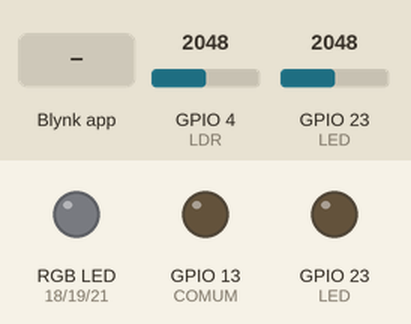
Simulated run of this sketch. Board: ESP32. On the bench: an RGB LED mixed from three pins (HIGH = lit), output pins drawn as LEDs (lit = HIGH). Dashed ring = blinking. Inputs (shaded band) come from the test bench; at power-on: GPIO 4 (LDR) = 2048, GPIO 23 (LED) = 2048. WiFi joins after 1.5 s; servers stay silent unless stated; what the sketch prints to the serial monitor is not drawn.

Above: at 3.0 s.
3.1 s: Blynk app writes 1 to V0
At 5.0 s:
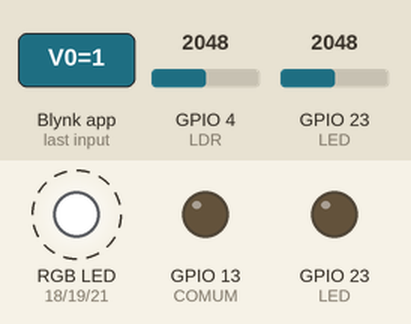
6.1 s: Blynk app writes 1 to V1
At 7.3 s:
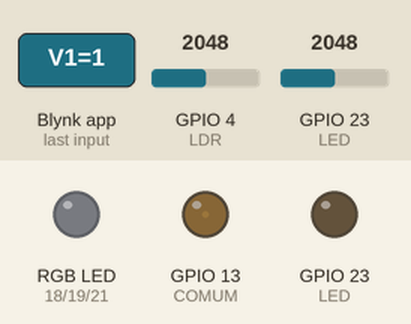
7.6 s: Blynk app writes 1 to V2
At 8.3 s:
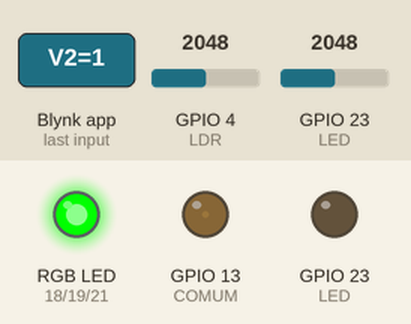
9.1 s: Blynk app writes 0 to V2
At 9.5 s:
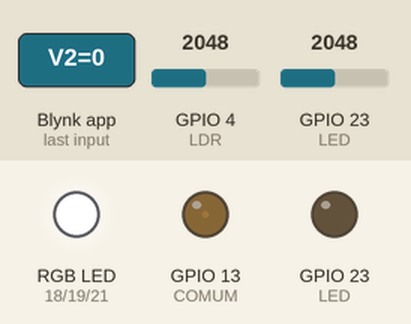
10.6 s: Blynk app writes 1 to V4
At 11.0 s:
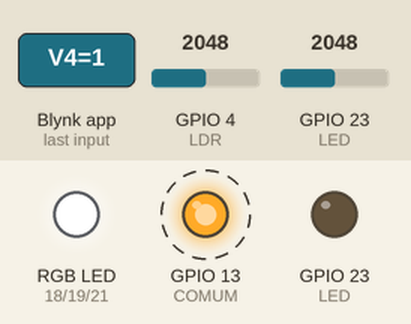
Timing chart, 0 to 14.6 s (numbered marks = the images above; inputs shaded):
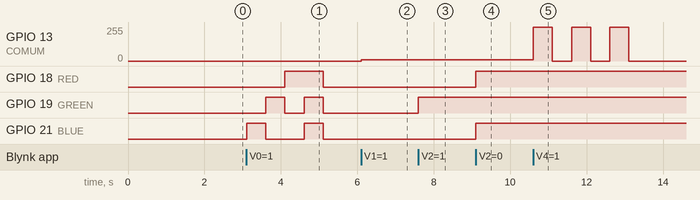

Measured:
- after the input at 3.1 s, GPIO 18 (RED): LOW → HIGH after 1.0 s, → LOW 1.0 s later; GPIO 19 (GREEN): alternates HIGH for 0.50 s and LOW for 0.50 s, starting after 0.51 s; GPIO 21 (BLUE): alternates HIGH for 0.50 s and LOW for 1.0 s, starting at once
- after the input at 6.1 s, GPIO 13 (COMUM): 0/255 → 10/255 at once
- after the input at 7.6 s, GPIO 19 (GREEN): LOW → HIGH at once
- after the input at 9.1 s, GPIO 18 (RED), GPIO 21 (BLUE): LOW → HIGH at once
- after the input at 10.6 s, GPIO 13 (COMUM): alternates 255/255 for 0.50 s and 0/255 for 0.50 s, 6 changes in all, then stays 0/255, starting at once

The sketch:

PSEFinal.ino
```cpp
/*Feito por Carlos Daniel Batista e Ariel Vieira de Oliveira para materia de
Projeto de Sistemas embarcados do segundo semestre de 2020, aulas ministradas
pelos professores Cesar Albenes Zeferino, Paulo Roberto Valim e Felipe Viel.*/

#define BLYNK_PRINT Serial
#include <Blynk.h>
#include <WiFi.h>
#include<WiFiClient.h>
#include "Arduino.h"
#include<BlynkSimpleEsp32.h>

char auth[] = "1nhfIAGxBrBy6iuvWSb4mEZm_rHRoEKe";
char ssid[] = "BR7 BATISTA 2.4G";
char pass[] = "deskjetf2050";


#define LDR 4 // Porta do LDR
#define RED 18 // Porta do LED RGB - VERMELHO
#define GREEN 19 // Porta do LED RGB - VERDE
#define BLUE 21 // Porta do LED RGB - AZUL
#define LED 23 // Saida do Relé NA
#define COMUM 13 // Porta comum do Relé
#define BOTAO 12 // Saida Botão

#define R 0
#define G 1
#define B 2
#define C 3

#define Frequencia 5000 // pwm

#define Resolucao 8 //8 bit

BLYNK_WRITE(V0){//LED RGB
  void RGB_Cor(int i, int j, int k);
  int pinValue = param.asInt();
  if(pinValue == 1){
    RGB_Cor(255,0,0);// Vermelho
    delay(500);//Tempo de 1/2 segundo
    RGB_Cor(0,255,0); //Verde
    delay(500);//Tempo de 1/2 segundo
    RGB_Cor(0,0,255);// Azul
    delay(500);//Tempo de 1/2 segundo
    RGB_Cor(255,255,255); //Todas as cores
    delay(500); //Tempo de 1/2 segundo
    RGB_Cor(0,0,0); //Apagado
    delay(500); //Tempo de 1/2 segundo
  }else{
    RGB_Cor(0,0,0); //Apagado
    delay(500); //Tempo de 1/2 segundo
  }
}

BLYNK_WRITE(V1){//Botão
  void COMUM_valor(int z);
  int pinValue = param.asInt();
  int BOTAO_val = analogRead(BOTAO);
  if(pinValue == 1){
    if(BOTAO_val == 1){
      COMUM_valor(200);
    }else{
      COMUM_valor(10);
    }
  }else{
    COMUM_valor(0);
  }
}


BLYNK_WRITE(V2){ //RGB Caso Desligado
  void RGB_Cor(int i, int j, int k);
  int pinValue = param.asInt();
  int LED_val = analogRead(LED);
   if(pinValue == 1){ //RGB acendera uma das cores caso se consiga pegar o valor do LED
      if(LED_val == 10){ //Acaso LED receber NA
        RGB_Cor(255,0,0);
        delay(500); //Tempo de 1/2 segundo
      }else if(LED_val == 200) {//Acaso LED receber NF
        RGB_Cor(0,0,255); //Azul
        delay(500); //Tempo de 1/2 segundo
      }else{ //Acaso LED receber valor diferente de NA e NF
        RGB_Cor(0,255,0); //Verde
        delay(500); //Tempo de 1/2 segundo
      }
   }else{ //RGB acendera todas as cores caso não conseguir pegar o valor do LED
     RGB_Cor(255,255,255);
     delay(500); //Tempo de 1/2 segundo
   }
}
BLYNK_WRITE(V3){// RGB com LDR
  void RGB_Cor(int i, int j, int k);
  int pinValue = param.asInt();
  if(pinValue == 1){
  int LDR_val = analogRead(LDR); // Função para leitura do LDR
  Serial.println(LDR_val); //Função para printar o LDR
    if(LDR_val == 0){ // Ambinete escuro
      RGB_Cor(255,0,0); //Piscar luz Vermelha
      delay(500); //Tempo de 1/2 segundo
      RGB_Cor(0,0,0); //Apagado
      delay(500); //Tempo de 1/2 segundo
      RGB_Cor(255,0,0); //Vermelho
      delay(500); //Tempo de 1/2 segundo
      RGB_Cor(0,0,0); //Apagado
      delay(500); //Tempo de 1/2 segundo
      RGB_Cor(255,0,0); //Vermelho
      delay(500); //Tempo de 1/2 segundo
      RGB_Cor(0,0,0); //Apagado
      delay(500); //Tempo de 1/2 segundo
      RGB_Cor(255,0,0); //Vermelho
      delay(500); //Tempo de 1/2 segundo
      RGB_Cor(0,0,0); //Apagado
      delay(500); //Tempo de 1/2 segundo
    }else{
      RGB_Cor(0,0,0); //Apagado
      delay(5000); //Tempo de 5 segundo
    }
  }else{
    RGB_Cor(0,0,0); //Apagado
    delay(5000); //Tempo de 5 segundo
  }
}


BLYNK_WRITE(V4){ //Piscar LED
  void RGB_Cor(int i, int j, int k);
  int pinValue = param.asInt();
  if(pinValue == 1){
   digitalWrite(COMUM, HIGH);
   delay(500); //Tempo de 1/2 segundo
   digitalWrite(COMUM, LOW);
   delay(500); //Tempo de 1/2 segundo
   digitalWrite(COMUM, HIGH);
   delay(500); //Tempo de 1/2 segundo
   digitalWrite(COMUM, LOW);
   delay(500); //Tempo de 1/2 segundo
   digitalWrite(COMUM, HIGH);
   delay(500); //Tempo de 1/2 segundo
   digitalWrite(COMUM, LOW);
   delay(500); //Tempo de 1/2 segundo
  }
}
BLYNK_WRITE(V5){
  void RGB_Cor(int i, int j, int k);
  int pinValue = param.asInt();
  if(pinValue == 1){
    digitalWrite(RED, HIGH);
    digitalWrite(GREEN, HIGH);
    digitalWrite(BLUE, HIGH);
  }
}
void setup(){
  pinMode(LED, OUTPUT); //LED padrão
  ledcAttachPin(RED, R); //LED RGB
  ledcAttachPin(GREEN, G); //LED RGB
  ledcAttachPin(BLUE, B); //LED RGB
  ledcAttachPin(COMUM, C); //COMUM

  ledcSetup(R, Frequencia, Resolucao); //Configuração led RGB - VERMELHO
  ledcSetup(G, Frequencia, Resolucao); //Configuração led RGB - VERDE
  ledcSetup(B, Frequencia, Resolucao); //Configuração led RGB - AZUL
  ledcSetup(C, Frequencia, Resolucao); //Configuração led RGB - AZUL
  Serial.begin(9600); // Taxa de comunicação serial em bits por segundoo
  Blynk.begin(auth, ssid, pass);
}
void COMUM_valor(int z){ //Função para controlar o COMUM
  ledcWrite(C, z);
}
void RGB_Cor(int i, int j, int k){ //Função para controlar a temperantura\cor do RGB
  ledcWrite(R, k);
  ledcWrite(G, j);
  ledcWrite(B, i);
}
void loop(){
  Blynk.run();
  int x = 255; // Valor minimo = 0 e valor maximo = 255
  int y = 255; // Valor minimo = 0 e valor maximo = 255
  int z = 255; // Valor minimo = 0 e valor maximo = 255
  int LDR_val = analogRead(LDR); // Função para leitura do LDR
  Serial.println(LDR_val); //Função para printar o LDR
}
```
